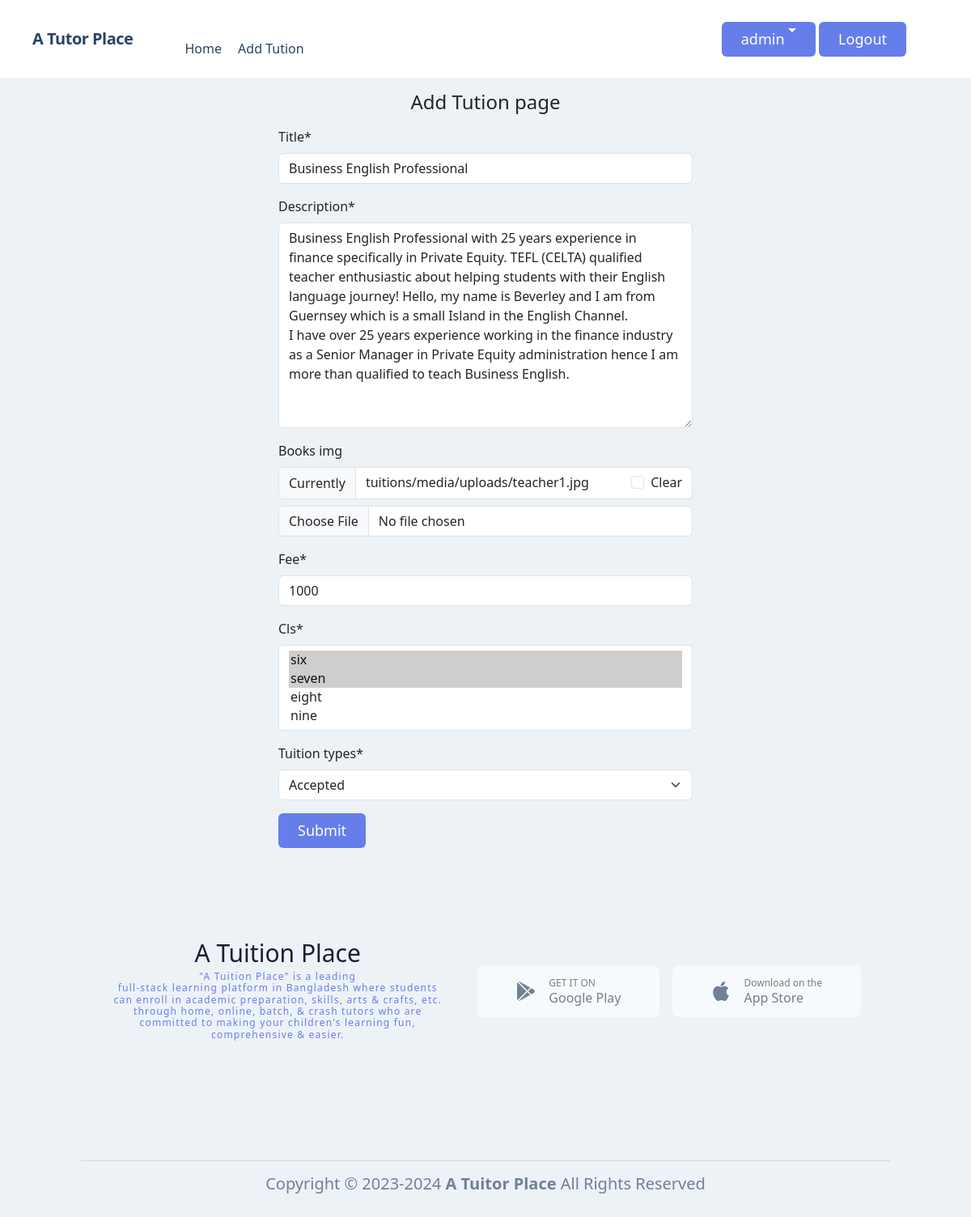
Screenshot of /tuitions/edit/9 (signed in) with the database file from the repository.
### tuitions/models.py (models this page shows, shortened)
class TuitionsModel(models.Model):
    user = models.ForeignKey(
        User, on_delete=models.CASCADE, blank=True, null=True)
    title = models.CharField(max_length=100)
    description = models.TextField()
    books_img = models.ImageField(
        upload_to='tuitions/media/uploads/', blank=True, null=True)
    fee = models.IntegerField()
    cls = models.ManyToManyField(UserClassModel)
    is_apply = models.BooleanField(default=False)
    tuition_types = models.CharField(
        choices=TUITION_TYPES, max_length=10, default="Pending")

### tuitions/views.py (the view)
# urls.py: path('edit/<int:id>', views.edit_post, name='edit_tuition'),
@login_required
def edit_post(request, id):
    tuitions = models.TuitionsModel.objects.get(pk=id)
    tuitions_form = forms.TuitionForms(instance=tuitions)
    if request.method == 'POST':
        tuitions_form = forms.TuitionForms(request.POST, instance=tuitions)
        if tuitions_form.is_valid():
            tuitions_form.instance.author = request.user
            tuitions_form.save()
            return redirect('home')
    return render(request, 'add_tuition.html', {'form': tuitions_form})

### tuitions/forms.py
class TuitionForms(forms.ModelForm):
    class Meta:
        model = models.TuitionsModel
        exclude = ['user', 'is_apply']

### tuitions/models.py (called while the page is built)
    def __str__(self):
        return self.name

### tuitions/templates/add_tuition.html (shortened to what this page needs)
{% extends 'base.html' %}
{%  load crispy_forms_tags %}
{% block content %}
<h1 class='text-2xl my-3 text-center'>Add Tution page</h1>
<form class='mb-3' style="width:50% ; margin : auto" method="post" enctype="multipart/form-data">
{{form | crispy}}
<button class="inline-flex text-white bg-indigo-500 border-0 py-2 px-6 focus:outline-none hover:bg-indigo-600 rounded text-lg">Submit</button>
</form>
{% endblock %}

### core/templates/nav.html (shortened to what this page needs)
<nav class="flex items-center justify-between flex-wrap bg-white p-6 px-10">
    <div class="flex items-center flex-shrink-0 text-white mr-6">
        <span class="font-semibold text-xl tracking-tight text-blue-900"><a href="/">A Tutor Place</a></span>
    </div>
    <div class="w-full block flex-grow lg:flex lg:items-center lg:w-auto px-10">
            <div class="text-md lg:flex-grow">
                <a href="{% url "home" %}" class="block mt-4 lg:inline-block lg:mt-0 text-blue-900 hover:text-red-900 hover:font-black mr-4">
                    Home
                </a>
                {% if request.user.is_superuser%}
                <a href="{% url "add_tuition" %}" class="block mt-4 lg:inline-block lg:mt-0 text-blue-900 hover:text-red-900 hover:font-black mr-4">
                    Add Tution
                </a>
                {% endif %}
            </div>
            {% if request.user.is_authenticated %}
            <div class="flex w-auto items-center">
                <div class="dropdown">
                    <a class="dropdown-toggle inline-flex text-white bg-indigo-500 border-0 py-2 px-6 focus:outline-none hover:bg-indigo-600 rounded text-lg" href="#" role="button" data-bs-toggle="dropdown" aria-expanded="false">
                        {{ request.user.first_name }}
                    </a>
                    </div>
                <div><a href="{% url "logout" %}" class="inline-flex text-white bg-indigo-500 border-0 py-2 px-6 focus:outline-none hover:bg-indigo-600 rounded text-lg ms-1">Logout</a></div>
            </div>
        {% endif %}
    </div>
</nav>

### rows the page displays
TuitionsModel: title "Business English Professional", description "Business English Professional with 25 years experience in finance specifically in Private Equity. TEFL (CELTA) qualified teacher enthusiastic about helping students with their English language journey! Hello, my name is Beverley and I am from Guernsey which is a small Island in the English Channel. I have over 25 years experience working in the finance industry as a Senior Manager in Private Equity administration hence I am more than qualified to teach Business English.", fee "1000", tuition_types "Accepted"

### other values shown
{{ request.user.first_name }} "admin"
